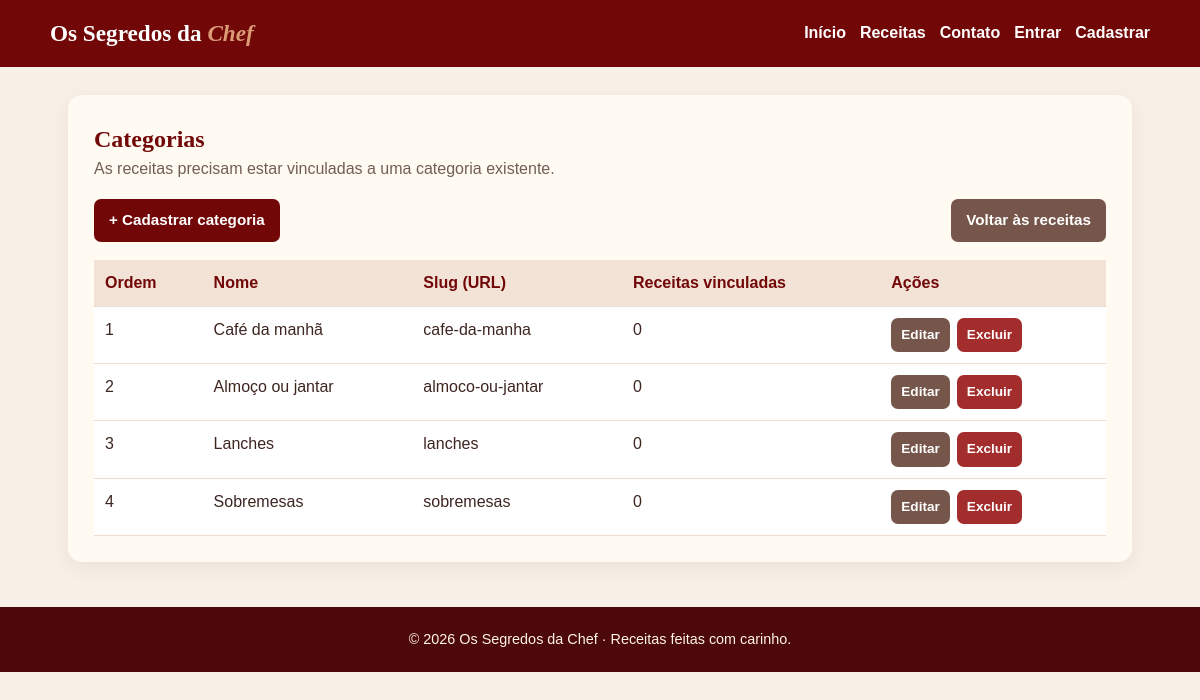
The page /receitas/categorias/ on the database its author committed.
### receitas/models.py (models this page shows, shortened)
class Categoria(models.Model):
    nome = models.CharField('Nome da Categoria', max_length=100)
    slug = models.SlugField('Slug / URL', unique=True)
    ordem = models.PositiveIntegerField('Ordem', default=0)
    class Meta:
        verbose_name = 'Categoria'
        verbose_name_plural = 'Categorias'
        ordering = ['ordem']

### receitas/views.py (the view)
# urls.py: path("categorias/", views.CategoriaListView.as_view(), name="categoria_list"),
class CategoriaListView(ListView):
    model = Categoria
    template_name = "receitas/categoria_list.html"
    context_object_name = "categorias"

### receitas/templates/receitas/categoria_list.html (shortened to what this page needs)
{% extends 'base.html' %}
{% block content %}
<section class="panel">
    <h1>Categorias</h1>
    <p class="muted">As receitas precisam estar vinculadas a uma categoria existente.</p>
    <div class="toolbar">
        <a class="btn" href="{% url 'receitas:categoria_create' %}">+ Cadastrar categoria</a>
        <a class="btn secondary" href="{% url 'receitas:receita_list' %}">Voltar às receitas</a>
    </div>
{% if categorias %}
    <div class="table-wrap">
        <table>
            <thead>
            <tr>
                <th>Ordem</th>
                <th>Nome</th>
                <th>Slug (URL)</th>
                <th>Receitas vinculadas</th>
                <th>Ações</th>
            </tr>
            </thead>
            <tbody>
            {% for categoria in categorias %}
            <tr>
                <td>{{ categoria.ordem }}</td>
                <td>{{ categoria.nome }}</td>
                <td>{{ categoria.slug }}</td>
                <td>{{ categoria.receitas.count }}</td>
                <td>
                    <div class="actions">
                        <a class="btn secondary" href="{% url 'receitas:categoria_update' categoria.pk %}">Editar</a>
                        <a class="btn danger" href="{% url 'receitas:categoria_delete' categoria.pk %}">Excluir</a>
                    </div>
                </td>
            </tr>
            {% endfor %}
            </tbody>
        </table>
    </div>
    {% else %}
    <p>Nenhuma categoria cadastrada. Cadastre uma para depois criar receitas.</p>
    {% endif %}
</section>
{% endblock %}

### templates/base.html (shortened to what this page needs)
{% load static %}
<!doctype html>
<html lang="pt-br">
<head>
  <link rel="stylesheet" href="{% static 'css/style.css' %}">
</head>
<body>
<header class="site-header">
  <a class="brand" href="{% url 'web:index' %}">Os Segredos da <span>Chef</span></a>
  <nav aria-label="Menu principal">
    <a href="{% url 'web:index' %}">Início</a>
    <a href="{% url 'receitas:receita_list' %}">Receitas</a>
{% if not user.is_staff %}
    <a href="{% url 'contato:criar' %}">Contato</a>
{% endif %}
{% if user.is_authenticated %}
    {% if user.is_staff %}
        <a href="{% url 'web:painel' %}">Painel</a>
        <a href="{% url 'usuarios:lista' %}">Usuários</a>
        <a href="{% url 'contato:lista' %}">Mensagens</a>
    {% endif %}
    <form method="post" action="{% url 'usuarios:logout' %}">
        {% csrf_token %}
        <button class="nav-logout" type="submit">
            Sair ({{ user.username }})
        </button>
    </form>
{% else %}
    <a href="{% url 'usuarios:login' %}">Entrar</a>
    <a href="{% url 'usuarios:cadastro' %}">Cadastrar</a>
{% endif %}
  </nav>
</header>
<main>
  {% block content %}
    {% endblock %}
</main>
<footer>© 2026 Os Segredos da Chef · Receitas feitas com carinho.</footer>
</body>
</html>

### static/css/style.css (style rules this page uses)
:root { --cor-primaria: #720707; --cor-secundaria: #da9b76; --cor-apoio: #fcf5df; --cor-texto: #720707; --branco: #fff; --avermelhado: #924444; --sombra: 0 18px 35px rgba(75, 7, 7, 0.18); --transicao: 0.25s ease; }
* { box-sizing: border-box; margin: 0; padding: 0; }
body { background: #f5ece0; color: var(--cor-texto); font: 16px 'Sulphur Point', Arial, sans-serif; }
a { text-decoration: none; color: inherit; }

### templates/base.html (style rules this page uses)
:root { --wine:#720707;--peach:#da9b76;--cream:#fcf5df;--paper:#fffaf2;--ink:#3d2520 }
body { margin:0;background:#f7f0e7;color:var(--ink);font:16px Arial,sans-serif;line-height:1.5 }
header.site-header { background:var(--wine);color:white;padding:16px max(20px,calc((100% - 1100px)/2));display:flex;align-items:center;justify-content:space-between;gap:18px;flex-wrap:wrap }
.brand { font-family:Georgia,serif;font-size:1.45rem;font-weight:bold;color:white;text-decoration:none }
.brand span { color:var(--peach);font-style:italic }
nav { display:flex;gap:14px;flex-wrap:wrap }
nav a { color:white;text-decoration:none;font-weight:600 }
main { max-width:1100px;margin:28px auto;padding:0 18px;min-height:60vh }
.hero,.panel { background:var(--paper);border-radius:14px;padding:26px;box-shadow:0 6px 20px #4b070710;margin-bottom:20px }
h1,h2,h3 { color:var(--wine);font-family:Georgia,serif }
h1 { margin-top:0 }
.muted { color:#725e56 }
.toolbar { display:flex;gap:10px;align-items:center;justify-content:space-between;flex-wrap:wrap;margin:18px 0 }
.btn,button,input[type=submit] { display:inline-block;background:var(--wine);color:white;border:0;border-radius:7px;padding:10px 15px;text-decoration:none;font-weight:700;cursor:pointer;font-size:.95rem }
.btn.secondary { background:#76564a }
.btn.danger { background:#a32d2d }
table { width:100%;border-collapse:collapse;background:white }
th,td { padding:11px;border-bottom:1px solid #eaded4;text-align:left;vertical-align:top }
th { background:#f2e3d6;color:var(--wine) }
.table-wrap { overflow-x:auto }
.actions { display:flex;gap:7px;flex-wrap:wrap }
.actions .btn { padding:7px 10px;font-size:.85rem }
footer { padding:22px;text-align:center;background:#4d0909;color:#fff4e5;margin-top:32px;font-size:.9rem }

### rows shown on the page
Categoria: ordem "1", nome "Café da manhã", slug "cafe-da-manha", receitas.count "0"
Categoria: ordem "2", nome "Almoço ou jantar", slug "almoco-ou-jantar", receitas.count "0"
Categoria: ordem "3", nome "Lanches", slug "lanches", receitas.count "0"
Categoria: ordem "4", nome "Sobremesas", slug "sobremesas", receitas.count "0"
